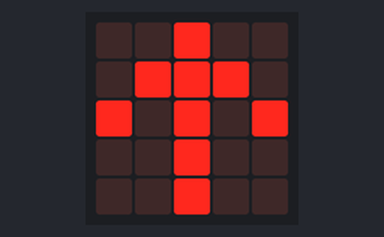
The program below on a simulated BBC micro:bit (MakeCode). Parts: the board's 5×5 LED display.

Above: at 0.1 s.
At 0.8 s:
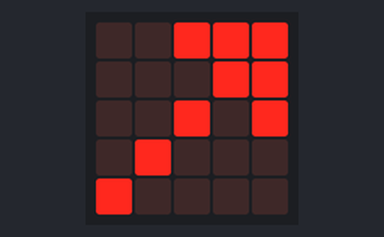
At 1.5 s:
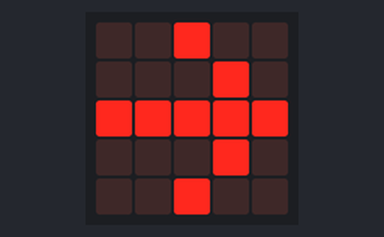
At 2.2 s:
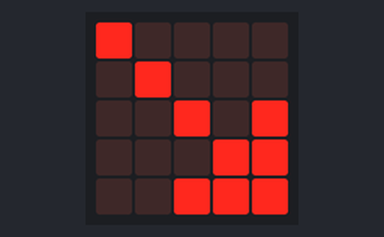
At 3.6 s:
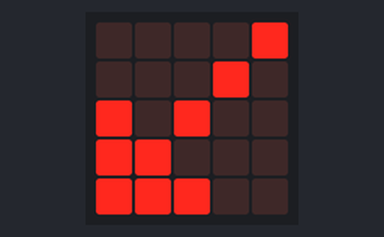
At 5.0 s:
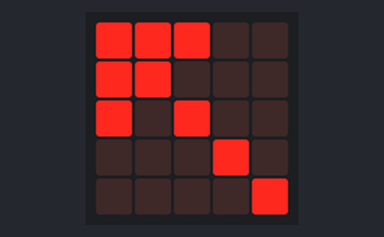

Measured:
- by itself, everything shown: repeats every 5.6 s, in 8 steps
- what the display in image 1 shows lasts 0.7 s, from 0.7 s to 1.4 s

The program:

main.ts
```typescript
basic.forever(function () {
    basic.showArrow(ArrowNames.North)
    basic.pause(100)
    basic.showArrow(ArrowNames.NorthEast)
    basic.pause(100)
    basic.showArrow(ArrowNames.East)
    basic.pause(100)
    basic.showArrow(ArrowNames.SouthEast)
    basic.pause(100)
    basic.showArrow(ArrowNames.South)
    basic.pause(100)
    basic.showArrow(ArrowNames.SouthWest)
    basic.pause(100)
    basic.showArrow(ArrowNames.West)
    basic.pause(100)
    basic.showArrow(ArrowNames.NorthWest)
    basic.pause(100)
})
basic.forever(function () {

})
basic.forever(function () {

})
```

test.ts
```typescript
// les tests vont ici ; cela ne sera pas compilé si ce paquet est utilisé en tant qu'extension.
```
